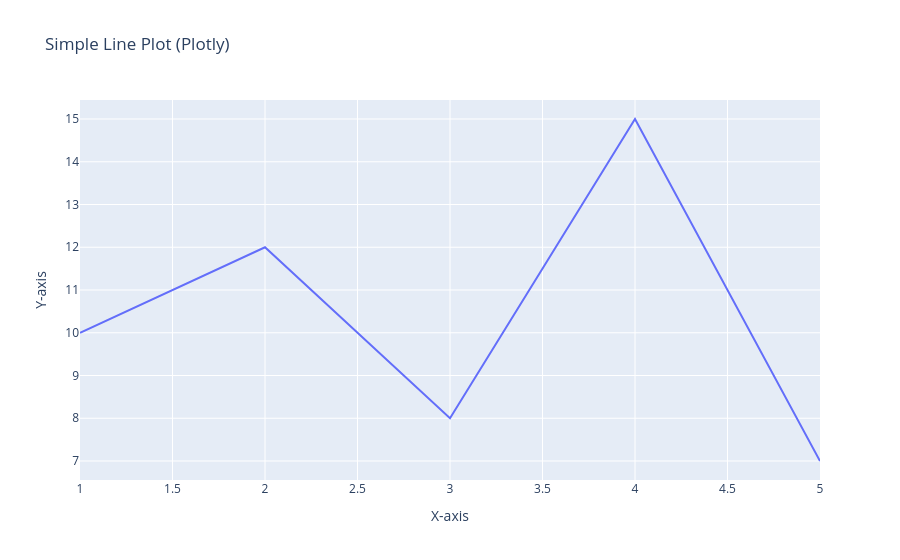

Write notebook code for a chart like this one.
### Code cell
# plotly

fig = px.line(df, x='X', y='Y', title='Simple Line Plot (Plotly)')
fig.update_layout(
    xaxis_title='X-axis',
    yaxis_title='Y-axis',
#     template='simple_white'
)
fig.show()

### Figure 1 — Plotly figure (JSON) as saved in the notebook; plotly's stock layout.template omitted (floating-point values rounded to 4 significant figures)
{"data": [{"hovertemplate": "X=%{x}<br>Y=%{y}<extra></extra>", "legendgroup": "", "line": {"color": "#636efa", "dash": "solid"}, "marker": {"symbol": "circle"}, "mode": "lines", "name": "", "orientation": "v", "showlegend": false, "type": "scatter", "x": [1, 2, 3, 4, 5], "xaxis": "x", "y": [10, 12, 8, 15, 7], "yaxis": "y"}], "layout": {"legend": {"tracegroupgap": 0}, "title": {"text": "Simple Line Plot (Plotly)"}, "xaxis": {"anchor": "y", "domain": [0, 1], "title": {"text": "X-axis"}}, "yaxis": {"anchor": "x", "domain": [0, 1], "title": {"text": "Y-axis"}}}}
